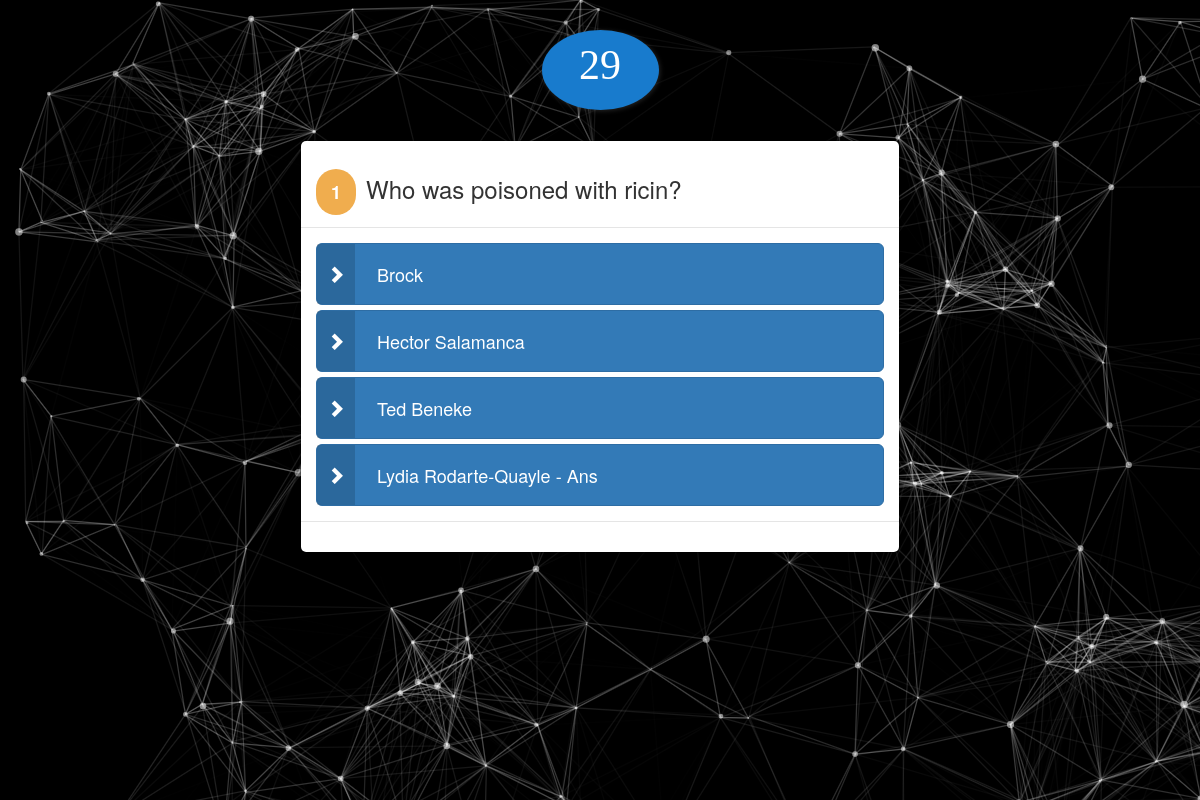
The app's page /Home/Question-78, older data.
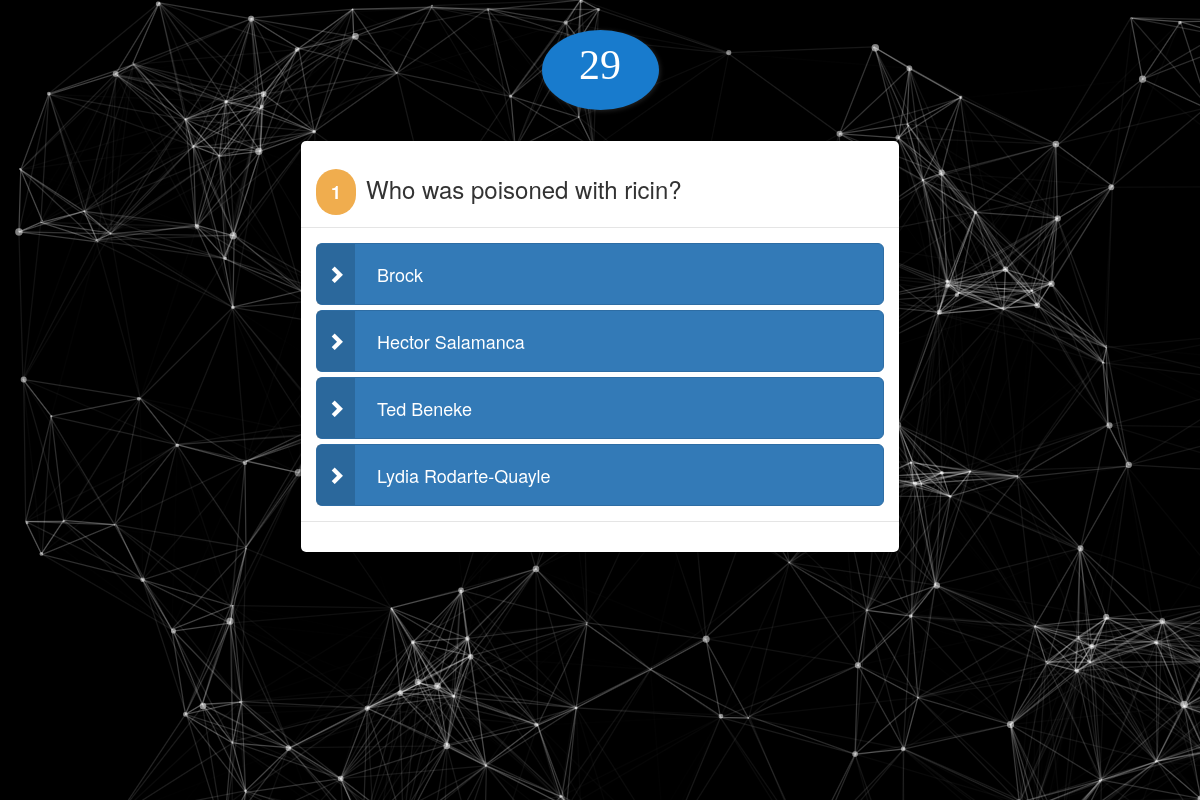
The same page, newer data.
### Questions/models.py (models this page shows)
class Question(models.Model):
    id = models.IntegerField(primary_key=True , unique=True, null=False, blank=False)
    Question = models.CharField(max_length=300)
    Option_1 = models.CharField(max_length=60)
    Option_2 = models.CharField(max_length=60)
    Option_3 = models.CharField(max_length=60)
    Option_4 = models.CharField(max_length=60)
    def __str__(self):
        x = str(self.id)
        return x
    class Meta:
        db_table = ''
        managed = True
        verbose_name = 'Quesiton'
        verbose_name_plural = 'Quesiton'

### Questions/views.py (the view, shortened to what this page needs)
# urls.py: path('',include('Questions.urls')),
@csrf_exempt
def Questions(request, Uid):
    print("Printed in Views.Questions")
    global flag
    global flag_count
    global list_id
    x = Question.objects.get(id=Uid)
    params = {'pro': x, 'flag': flag, 'flag_count': flag_count}
    return render(request, 'ATW/questions.html', params)

### templates/ATW/questions.html (shortened to what this page needs)
{% load static %}
{% block meta %}
<link href="https://maxcdn.bootstrapcdn.com/bootstrap/3.3.0/css/bootstrap.min.css" rel="stylesheet" id="bootstrap-css">
{% endblock meta %}
{% block body %}
{% if flag_count < 7 %}
<div class="container-fluid bg-info full_height">
	<div class="clock-container " id = 'something'>
		<div class="clock-col">
		  <p class="clock-seconds clock-timer"></p>
		</div>
	</div>
	<div class="modal-dialog">
	  <div class="modal-content">
		 <div class="modal-header">
			<h3><span class="label label-warning" id="qid">{{ flag_count }}</span>{{ pro.Question }}</h3>
		</div>
		<div class="modal-body">
			<div class="col-xs-3 col-xs-offset-5">
		  </div>
		  <div class="quiz" id="quiz" data-toggle="buttons">
		   <label onclick="trial1()" class="element-animation1 btn btn-lg btn-primary btn-block"><span class="btn-label"><i class="glyphicon glyphicon-chevron-right"></i></span> <input type="radio" name="q_answer" value="{{ pro.Option_1 }}">{{ pro.Option_1 }}</label>
		   <label onclick="trial2()" class="element-animation2 btn btn-lg btn-primary btn-block"><span class="btn-label"><i class="glyphicon glyphicon-chevron-right"></i></span> <input type="radio" name="q_answer" value="{{ pro.Option_2 }}">{{ pro.Option_2 }}</label>
		   <label onclick="trial3()" class="element-animation3 btn btn-lg btn-primary btn-block"><span class="btn-label"><i class="glyphicon glyphicon-chevron-right"></i></span> <input type="radio" name="q_answer" value="{{ pro.Option_3 }}">{{ pro.Option_3 }}</label>
		   <label onclick="trial4()" class="element-animation4 btn btn-lg btn-primary btn-block"><span class="btn-label"><i class="glyphicon glyphicon-chevron-right"></i></span> <input type="radio" name="q_answer" value="{{ pro.Option_4 }}">{{ pro.Option_4 }}</label>
	   </div>
   </div>
   {% if flag_count > 1%}
   <div class="modal-footer text-muted">
		<span id="answer">Your previous answer was correct</span>
	{% else %}
	<div class="modal-footer text-muted">
	{% endif %}
</div>
</div>
</div>
</div>
{% endif %}
{% endblock body %}

### templates/ATW/questions.html (style rules this page uses)
.clock-seconds:before { content: var(--timer-seconds); }
#something { font-family: 'Montserrat', 'sans-serif'; width:10%; margin-right: auto; margin-left: auto; display: -webkit-box; display: flex; -webkit-box-align: center; align-items: center; -webkit-box-pack: center; justify-content: center; }
.clock-container { margin-top: 30px; margin-bottom: 30px; background-color: #187bcd; border-radius: 100%; padding: 5px 0px; box-shadow: 1px 1px 5px rgba(255, 255, 255, 0.15), 0 15px 90px 30px rgba(0, 0, 0, 0.25); display: -webkit-box; display: flex; }
.clock-col { text-align: center; margin-right: 40px; margin-left: 40px; min-width: 90px; position: relative; }
.clock-timer:before { color: #fff; font-size: 4.2rem; text-transform: uppercase; }

Row changes from the older to the newer data that the page shows:
changed Question "Who was poisoned with ricin?": Option_4 "Lydia Rodarte-Quayle - Ans" → "Lydia Rodarte-Quayle"
